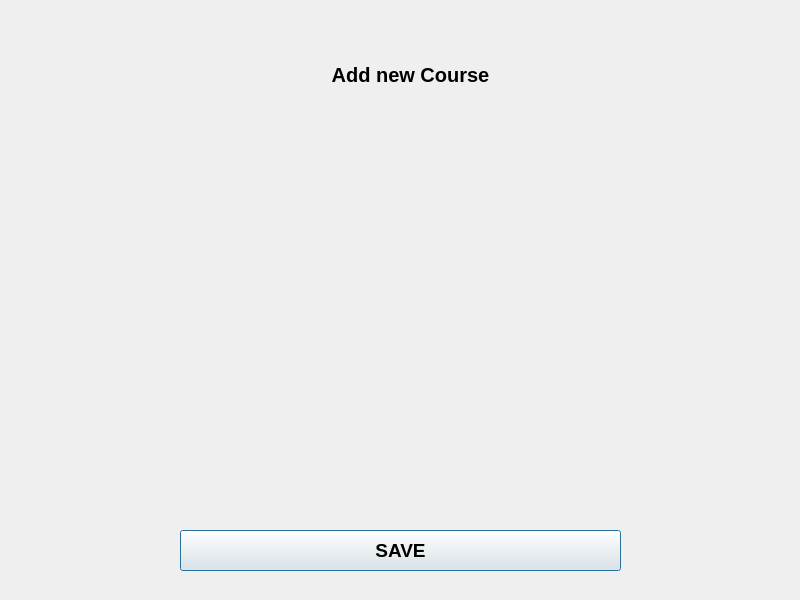
<?xml version="1.0" encoding="UTF-8"?>
<ui version="4.0">
 <class>course3</class>
 <widget class="QDialog" name="course3">
  <property name="geometry">
   <rect>
    <x>0</x>
    <y>0</y>
    <width>800</width>
    <height>600</height>
   </rect>
  </property>
  <property name="windowTitle">
   <string>Dialog</string>
  </property>
  <widget class="QLabel" name="course3_title">
   <property name="geometry">
    <rect>
     <x>210</x>
     <y>50</y>
     <width>401</width>
     <height>51</height>
    </rect>
   </property>
   <property name="font">
    <font>
     <pointsize>15</pointsize>
     <weight>75</weight>
     <bold>true</bold>
     <strikeout>false</strikeout>
    </font>
   </property>
   <property name="text">
    <string>&lt;html&gt;&lt;head/&gt;&lt;body&gt;&lt;p align=&quot;center&quot;&gt;Add new Course&lt;/p&gt;&lt;/body&gt;&lt;/html&gt;</string>
   </property>
  </widget>
  <widget class="QPushButton" name="pushButton">
   <property name="geometry">
    <rect>
     <x>180</x>
     <y>530</y>
     <width>441</width>
     <height>41</height>
    </rect>
   </property>
   <property name="font">
    <font>
     <pointsize>14</pointsize>
     <weight>75</weight>
     <bold>true</bold>
    </font>
   </property>
   <property name="text">
    <string>SAVE</string>
   </property>
  </widget>
 </widget>
 <resources/>
 <connections/>
</ui>
